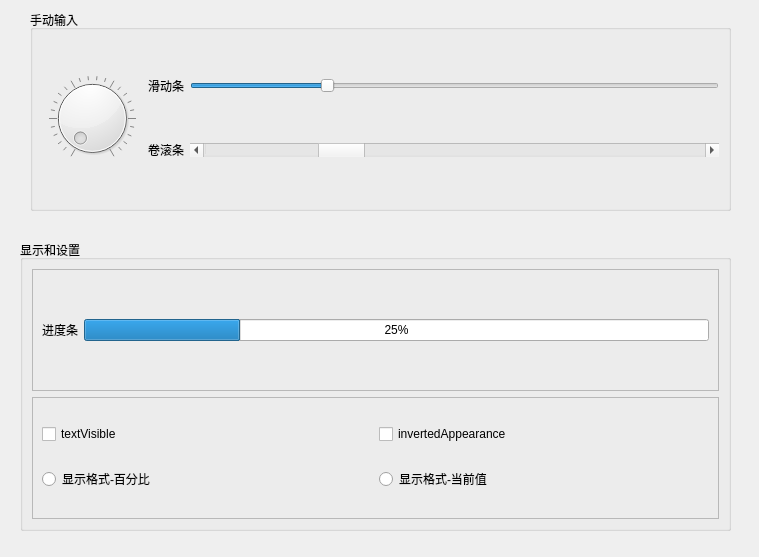
<?xml version="1.0" encoding="UTF-8"?>
<ui version="4.0">
 <class>Widget</class>
 <widget class="QWidget" name="Widget">
  <property name="geometry">
   <rect>
    <x>0</x>
    <y>0</y>
    <width>759</width>
    <height>557</height>
   </rect>
  </property>
  <property name="windowTitle">
   <string>Widget</string>
  </property>
  <widget class="QGroupBox" name="groupBox">
   <property name="geometry">
    <rect>
     <x>30</x>
     <y>10</y>
     <width>701</width>
     <height>201</height>
    </rect>
   </property>
   <property name="title">
    <string>手动输入</string>
   </property>
   <layout class="QGridLayout" name="gridLayout">
    <item row="0" column="0" rowspan="2">
     <widget class="QDial" name="dial">
      <property name="notchesVisible">
       <bool>true</bool>
      </property>
     </widget>
    </item>
    <item row="0" column="1">
     <widget class="QLabel" name="label">
      <property name="text">
       <string>滑动条</string>
      </property>
     </widget>
    </item>
    <item row="0" column="2">
     <widget class="QSlider" name="horizontalSlider">
      <property name="value">
       <number>25</number>
      </property>
      <property name="orientation">
       <enum>Qt::Orientation::Horizontal</enum>
      </property>
     </widget>
    </item>
    <item row="1" column="1">
     <widget class="QLabel" name="label_2">
      <property name="text">
       <string>卷滚条</string>
      </property>
     </widget>
    </item>
    <item row="1" column="2">
     <widget class="QScrollBar" name="horizontalScrollBar">
      <property name="value">
       <number>25</number>
      </property>
      <property name="orientation">
       <enum>Qt::Orientation::Horizontal</enum>
      </property>
     </widget>
    </item>
   </layout>
  </widget>
  <widget class="QGroupBox" name="groupBox_2">
   <property name="geometry">
    <rect>
     <x>20</x>
     <y>240</y>
     <width>711</width>
     <height>291</height>
    </rect>
   </property>
   <property name="title">
    <string>显示和设置</string>
   </property>
   <layout class="QGridLayout" name="gridLayout_2">
    <item row="0" column="0">
     <widget class="QFrame" name="frame">
      <property name="frameShape">
       <enum>QFrame::Shape::StyledPanel</enum>
      </property>
      <property name="frameShadow">
       <enum>QFrame::Shadow::Raised</enum>
      </property>
      <layout class="QGridLayout" name="gridLayout_4">
       <item row="0" column="0">
        <widget class="QLabel" name="label_3">
         <property name="text">
          <string>进度条</string>
         </property>
        </widget>
       </item>
       <item row="0" column="1">
        <widget class="QProgressBar" name="progressBar">
         <property name="value">
          <number>25</number>
         </property>
         <property name="textVisible">
          <bool>true</bool>
         </property>
         <property name="invertedAppearance">
          <bool>false</bool>
         </property>
         <property name="format">
          <string>%p%</string>
         </property>
        </widget>
       </item>
      </layout>
     </widget>
    </item>
    <item row="1" column="0">
     <widget class="QFrame" name="frame_2">
      <property name="frameShape">
       <enum>QFrame::Shape::StyledPanel</enum>
      </property>
      <property name="frameShadow">
       <enum>QFrame::Shadow::Raised</enum>
      </property>
      <layout class="QGridLayout" name="gridLayout_3">
       <item row="0" column="0">
        <widget class="QCheckBox" name="checkBox">
         <property name="text">
          <string>textVisible</string>
         </property>
        </widget>
       </item>
       <item row="0" column="1">
        <widget class="QCheckBox" name="checkBox_2">
         <property name="text">
          <string>invertedAppearance</string>
         </property>
        </widget>
       </item>
       <item row="1" column="0">
        <widget class="QRadioButton" name="radioButton">
         <property name="text">
          <string>显示格式-百分比</string>
         </property>
        </widget>
       </item>
       <item row="1" column="1">
        <widget class="QRadioButton" name="radioButton_2">
         <property name="text">
          <string>显示格式-当前值</string>
         </property>
        </widget>
       </item>
      </layout>
     </widget>
    </item>
   </layout>
  </widget>
 </widget>
 <resources/>
 <connections/>
</ui>
